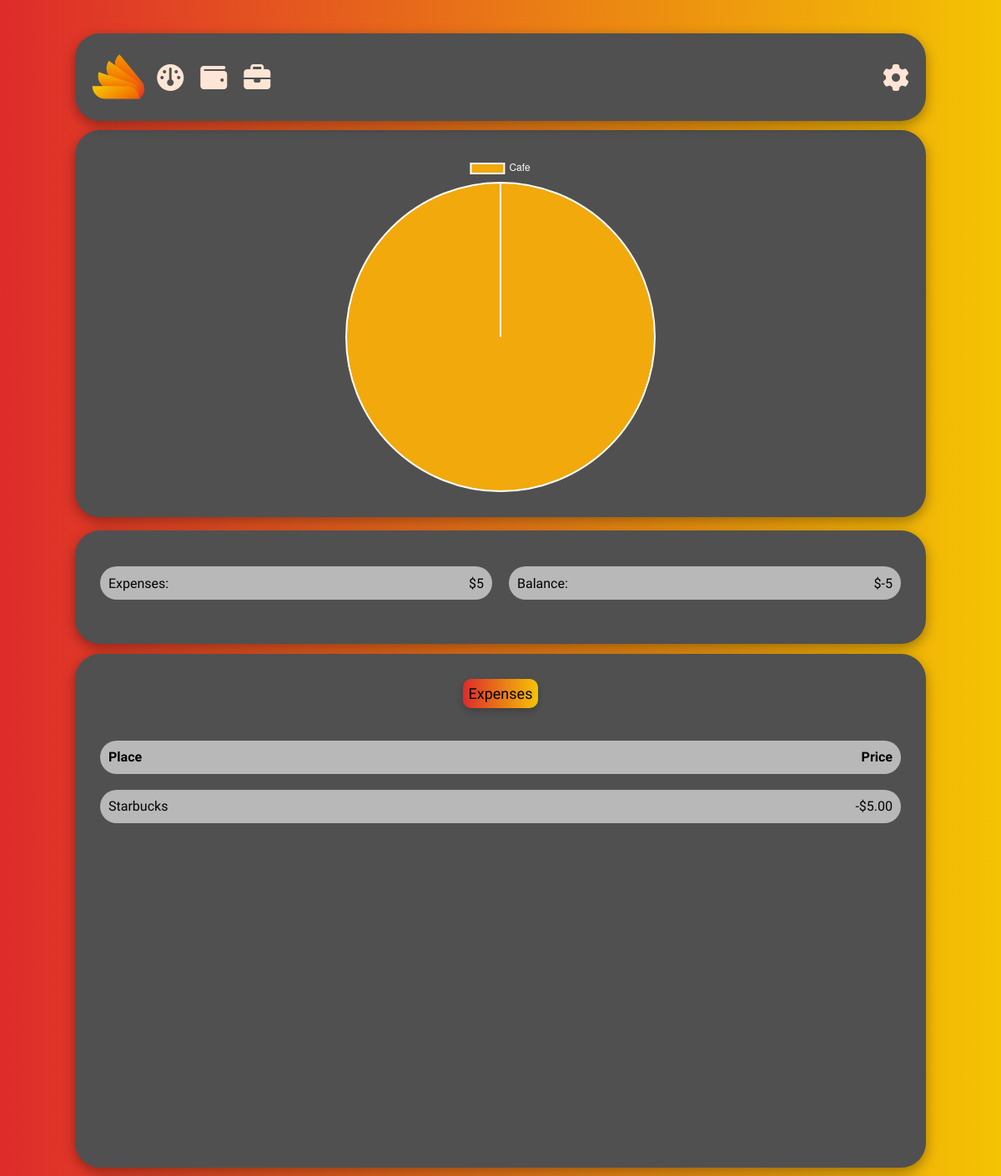
Before: / (signed in, upper part) with the older database file.
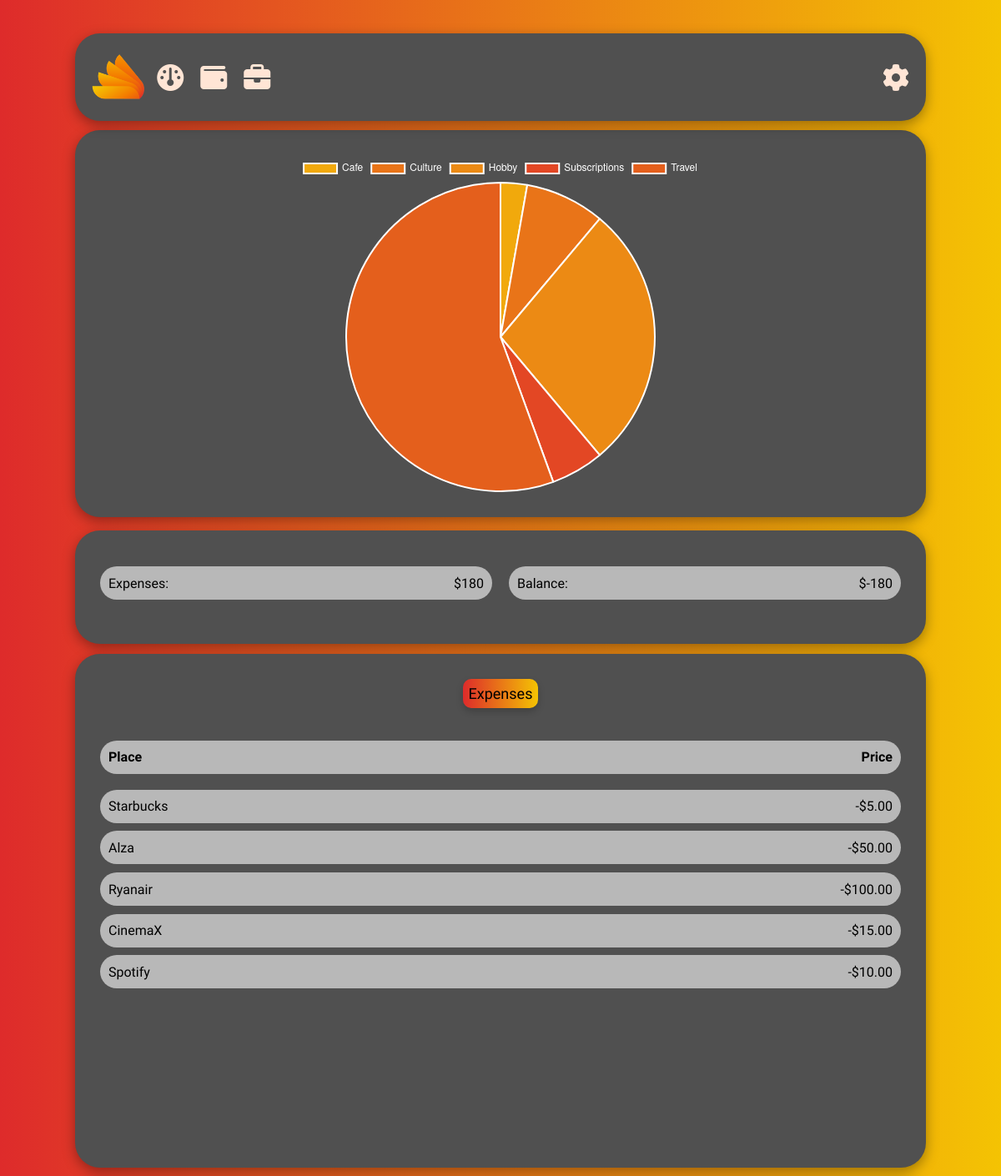
After: the same page with the newer database file.
### apps/myapp/models.py (models this page shows, shortened)
class BankEvent(models.Model):
    PLACE_TYPES = (
        ('Groceries', 'Groceries'),
        ('Restaurants', 'Restaurants'),
        ('Cafe', 'Cafe'),
        ('Hobby', 'Hobby'),
        ('Travel', 'Travel'),
        ('Culture', 'Culture'),
        ('Clothing', 'Clothing'),
        ('Subscriptions', 'Subscriptions'),
        ('Telephone, Internet, TV', 'Telephone, Internet, TV'),
        ('Household costs', 'Household costs'),
        ('Household', 'Household'),
        ('Car', 'Car'),
        ('Insurance', 'Insurance'),
        ('Credit card', 'Cradit card'),
        ('Loan', 'Loan'),
        ('Healthcare', 'Healthcare'),
        ('Child', 'Child'),
        ('People', 'People'),
        ('Presents', 'Presents'),
        ('Investments', 'Investments'),
        ('Savings', 'Savings'),
        ('Charity', 'Charity'),
        ('Other', 'Other'),
    )
    bank_id = models.ForeignKey(Bank, on_delete=models.CASCADE)
    amount = models.DecimalField(max_digits=20, decimal_places=2)
    place = models.CharField(max_length=100)
    place_type = models.CharField(max_length=100, choices=PLACE_TYPES)
    time = models.DateTimeField(default=datetime.now)

### apps/myapp/views.py (the view)
# urls.py: path("", views.dashboard, name="dashboard"),
@login_required(login_url='login')
def dashboard(request):
    datecheck(request)
    curruser = request.user.id
    expenses = BankEvent.objects.filter(bank_id=curruser)
    incomes = Income.objects.filter(bank_id=curruser)
    saved = Saving.objects.filter(bank_id=curruser)
    invested = Investment.objects.filter(bank_id=curruser)
    expensessum = expenses.aggregate(total_amount=Sum('amount'))['total_amount']
    incomessum = incomes.aggregate(total_amount=Sum('amount1'))['total_amount']
    saved = saved.aggregate(total_amount=Sum('amount2'))['total_amount']
    invested = invested.aggregate(total_amount=Sum('amount3'))['total_amount']
    expenses_by_type = BankEvent.objects.values('place_type').annotate(total_amount=models.Sum('amount')).filter(bank_id=curruser)
    if incomessum is not None and expensessum is not None:
        balance = incomessum - expensessum
    elif incomessum == None and expensessum is not None:
        balance = -expensessum
    elif expensessum == None:
        balance = incomessum
    else:
        balance = None
    context = {
        'expenses': expenses,
        'expensessum': expensessum,
        'incomes': incomes,
        'balance': balance,
        'saved': saved,
        'invested': invested,
        'expenses_by_type': expenses_by_type,
    }
    return render(request, "index.html", context)

### apps/myapp/views.py (called while the page is built)
def datecheck(request):
    global buffer
    bank_instance = Bank.objects.get(username=request.user.username)
    wageday = Income.objects.filter(bank_id=bank_instance).first()
    time = datetime.now()
    day = int(time.day)
    if wageday is not None:
        wageday = int(wageday.wageday)
        if day == wageday and buffer == 0:
            buffer += 1
            BankEvent.objects.filter(bank_id=bank_instance).delete()
        elif day != wageday and buffer == 1:
            buffer = 0
    else:
        if day == 1 and buffer == 0:
            buffer += 1
            BankEvent.objects.filter(bank_id=bank_instance).delete()
            return print(11)
        elif day != 1 and buffer == 1:
            buffer = 0
    return 0

### apps/myapp/templates/index.html (shortened to what this page needs)
{% extends "layout.html" %}
{% load static %}
{% block head %}
    <link rel="stylesheet" type="text/css" href="{% static 'css/index.css' %}">
{% endblock %}
{% block main %}
    <div class="DAS_container">
        <div class="DAS_status">
            <div class="DAS_graph">
                <canvas id="expenseChart" style="width: 100%; height: auto;"></canvas>
            </div>
            <div class="DAS_stage">
                <ul class="DAS_ul">
                    <div class="DAS_stage_part">
                        {% if expensessum %}
                            <li>Expenses: </li>
                            <li>${{ expensessum }}</li>
                        {% else %}
                            <li>Expenses: </li>
                            <li>None</li>
                        {% endif %}
                    </div>
                    <div class="DAS_stage_part">
                        {% if balance %}
                            <li>Balance: </li>
                            <li> ${{ balance }}</li>
                        {% else %}
                            <li>Balance: </li>
                            <li>None</li>
                        {% endif %}
                    </div>
                </ul>
            </div>
        </div>
        <div class="DAS_expenses">
            <div class="DAS_headline">
                <p class="DAS_headline_text">Expenses</p>
            </div>
            <div class="DAS_expenses_header">
                <div class="DAS_expenses_header_textdiv">
                    <p class="DAS_header_text">Place</p>
                </div>
                <div class="DAS_expenses_header_textdiv">
                    <p class="DAS_header_text">Price</p>
                </div>
            </div>
            <div class="DAS_expenses_data">
                <ul>
                    {% for item in expenses %}
                        <div class="DAS_expenses_data_item">
                            <li>{{ item.place }}</li>
                            <li>-${{ item.amount }}</li>
                        </div>
                    {% endfor %}
                </ul>
            </div>
        </div>
    </div>
    <script>
        var context = document.getElementById('expenseChart').getContext('2d');
        var data = {
            labels: [
                {% for expense in expenses_by_type %}
                    "{{ expense.place_type }}"{% if not forloop.last %}, {% endif %}
                {% endfor %}
            ],
            datasets: [{
                data: [
                    {% for expense in expenses_by_type %}
                        {{ expense.total_amount }}{% if not forloop.last %}, {% endif %}
                    {% endfor %}
                ],
                backgroundColor: [
                    'rgb(241,169,12)',
                    'rgb(233,116,24)',
                    'rgb(236,138,20)',
                    'rgb(227,71,36)',
                    'rgb(228,95,28)',
                    'rgb(220,49,43)',
                    'rgb(236,153,12)',
                    'rgb(243,185,4)',
                    'rgb(228,84,28)',
                ],
            }]
        };
        var options = {
            responsive: true,
            maintainAspectRatio: false,
            plugins: {
                legend: {
                    display: true,
                    labels: {
                        color: 'rgb(255, 255, 255)',
                    },
                },
            },
        };
        var Graph = new Chart(context, {
            type: 'pie',
            data: data,
            options: options,
        });
    </script>
{% endblock %}

Changed rows visible on the page:
added BankEvent: place "Alza", amount "50.00"
added BankEvent: place "Ryanair", amount "100.00"
added BankEvent: place "CinemaX", amount "15.00"
added BankEvent: place "Spotify", amount "10.00"
Other visible differences:
chart data {{ expense.place_type }}: Cafe → Cafe, Culture, Hobby, Subscriptions, Travel
chart data {{ expense.total_amount }}: 5 → 5, 15, 50, 10, 100
{{ expensessum }}: "5" → "180"
{{ balance }}: "-5" → "-180"
